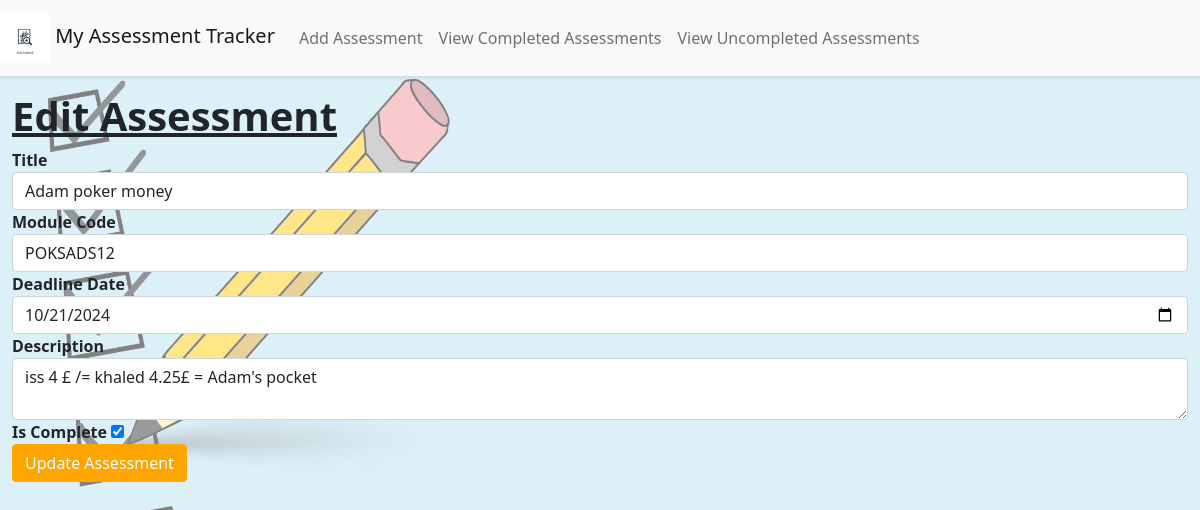
Before: /edit/6 with the older database file.
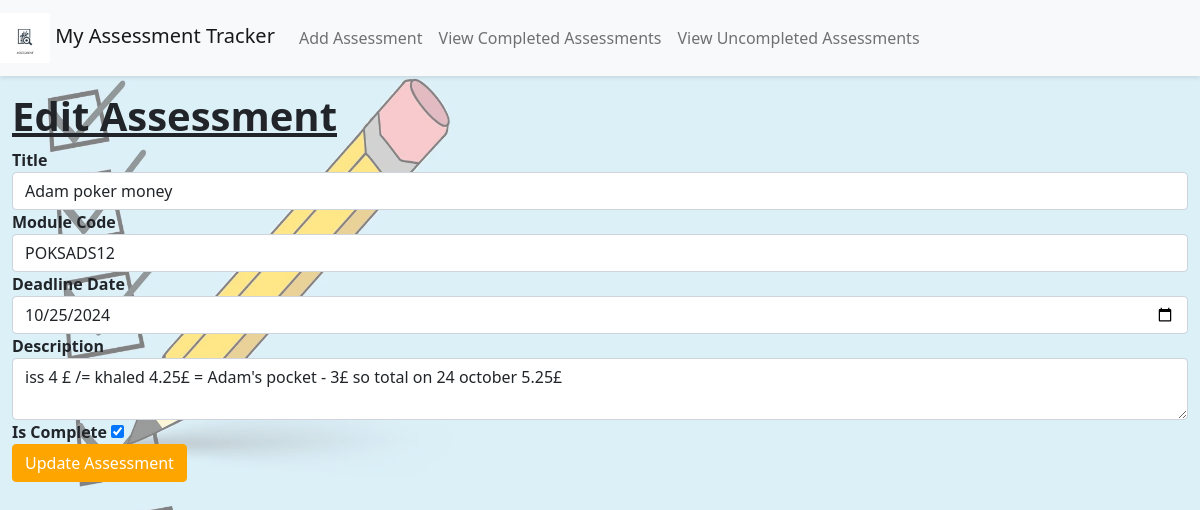
After: the same page with the newer database file.
### app/models.py (models this page shows)
class Assessment(db.Model):
    id = db.Column(db.Integer, primary_key=True)
    title = db.Column(db.String(100), nullable=False)
    module_code = db.Column(db.String(20), nullable=False)
    deadline_date = db.Column(db.DateTime, nullable=False)
    description = db.Column(db.Text, nullable=False)
    is_complete = db.Column(db.Boolean, default=False)

### app/views.py (the view, shortened to what this page needs)
@app.route('/edit/<int:assessment_id>', methods=['GET', 'POST'])
def edit_assessment(assessment_id):
    assessment = Assessment.query.get_or_404(assessment_id)
    form = AssessmentForm(obj=assessment)
    next_page = request.args.get('next', 'index')  # Defaults to 'index' if no 'next' is provided
    return render_template('edit_assessment.html', title='Edit Assessment', form=form, assessment=assessment)

### app/forms.py (shortened to what this page needs)
class AssessmentForm(FlaskForm):
    title = StringField('Title', validators=[DataRequired()])
    module_code = StringField('Module Code', validators=[DataRequired()])
    deadline_date = DateField('Deadline Date', validators=[DataRequired()])
    description = TextAreaField('Description', validators=[DataRequired()])
    is_complete = BooleanField('Is Complete')
    submit = SubmitField('Submit')

### app/templates/edit_assessment.html (shortened to what this page needs)
<!DOCTYPE html>
<html lang="en">
{% extends "base.html" %}
{% block content %}
  <h1>Edit Assessment</h1>
  <form method="post" action="{{ url_for('edit_assessment', assessment_id=assessment.id) }}" aria-labelledby="edit-assessment">
    <div class="form-group">
        <label for="title" aria-label="Assessment Title">{{ form.title.label }}</label>
        {{ form.title(class_="form-control", id="title") }}
    </div>
    <div class="form-group">
        <label for="module_code" aria-label="Module Code">{{ form.module_code.label }}</label>
        {{ form.module_code(class_="form-control", id="module_code") }}
    </div>
    <div class="form-group">
        <label for="deadline_date" aria-label="Deadline Date">{{ form.deadline_date.label }}</label>
        {{ form.deadline_date(class_="form-control", id="deadline_date") }}
    </div>
    <div class="form-group">
        <label for="description" aria-label="Description">{{ form.description.label }}</label>
        {{ form.description(class_="form-control", id="description") }}
    </div>
    <div class="form-group">
        <label for="is_complete" aria-label="Completion Status">{{ form.is_complete.label }}</label>
        {{ form.is_complete(id="is_complete") }}
    </div>
    <button type="submit" class="btn btn-primary">Update Assessment</button>
  </form>
{% endblock %}

Changed rows visible on the page:
changed Assessment "Adam poker money": deadline_date "10/21/2024" → "10/25/2024"; description "iss 4 £ /= khaled 4.25£ = Adam's pocket" → "iss 4 £ /= khaled 4.25£ = Adam's pocket - 3£ so total on 24 october 5.25£"
